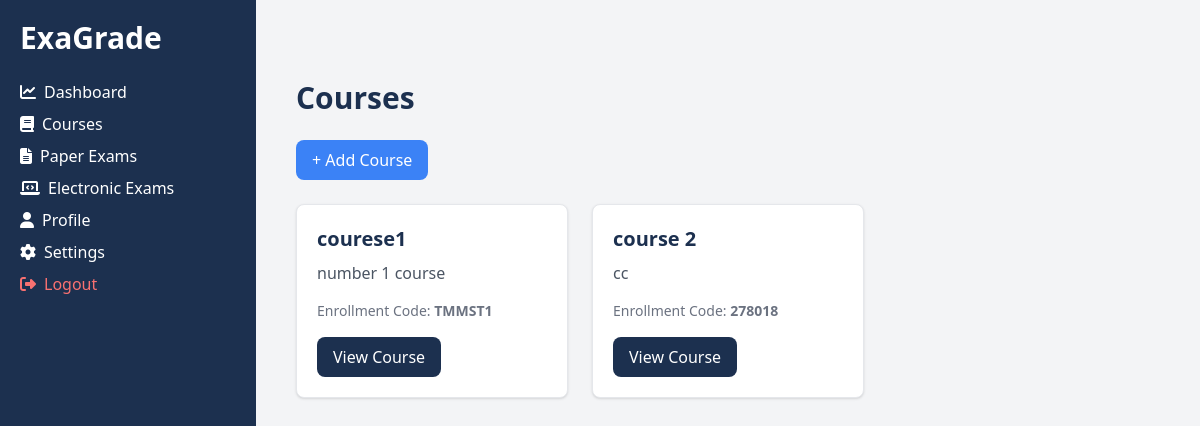
The page /courses/ (signed in) on the database as committed earlier.
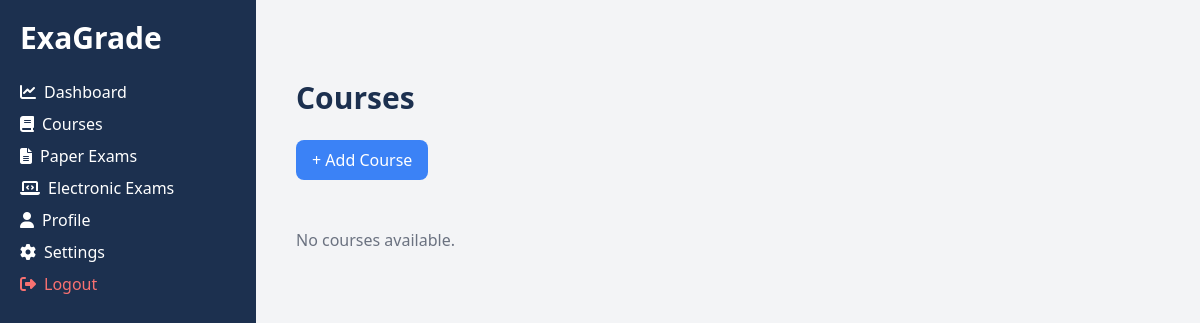
The same page on the database as committed later.
### courses/models.py (models this page shows, shortened)
class Course(models.Model):
    name = models.CharField(max_length=255)
    description = models.TextField(blank=True, null=True)
    instructor = models.ForeignKey(CustomUser, on_delete=models.CASCADE, related_name="courses")
    students = models.ManyToManyField(CustomUser, related_name="enrolled_courses", blank=True)
    course_code = models.CharField(max_length=6, unique=True, blank=True)  # Unique 6-digit code

### courses/views.py (the view)
# urls.py: path("", course_list, name="list"),
@login_required
def course_list(request):
    if request.user.is_instructor:
        courses = Course.objects.filter(instructor=request.user)
    else:
        courses = request.user.enrolled_courses.all()
    if request.method == "POST" and request.user.is_instructor:
        name = request.POST.get("name")
        description = request.POST.get("description")
        course_code = get_random_string(6).upper()
        Course.objects.create(name=name, description=description, instructor=request.user, course_code=course_code)
        return redirect("courses:list")
    return render(request, "courses/course_list.html", {"courses": courses})

### ExaGrade/courses/templates/courses/course_list.html (shortened to what this page needs)
{% extends 'base.html' %}
{% block content %}
<div class="max-w-6xl mx-auto mt-10">
    <h1 class="text-3xl font-bold text-[#1C304F] mb-6">Courses</h1>
    {% if user.is_instructor %}
        <button onclick="toggleModal('courseModal')" class="bg-blue-500 text-white px-4 py-2 rounded-lg hover:bg-blue-600">
            + Add Course
        </button>
    {% else %}
        <button onclick="toggleModal('enrollModal')" class="bg-green-500 text-white px-4 py-2 rounded-lg hover:bg-green-600">
            Enroll in Course
        </button>
    {% endif %}
    <div class="grid grid-cols-1 md:grid-cols-2 lg:grid-cols-3 gap-6 mt-6">
        {% for course in courses %}
            <div class="border rounded-lg p-5 shadow bg-white">
                <h2 class="text-xl font-bold text-[#1C304F]">{{ course.name }}</h2>
                <p class="text-gray-600 mt-2">{{ course.description }}</p>
                {% if user.is_instructor %}
                    <p class="text-sm text-gray-500 mt-4">Enrollment Code: <span class="font-bold">{{ course.course_code }}</span></p>
                {% endif %}
                <a href="{% url 'courses:detail' course.id %}"
                   class="mt-4 inline-block bg-[#1C304F] text-white px-4 py-2 rounded-lg hover:bg-[#14233D]">
                    View Course
                </a>
            </div>
        {% empty %}
            <p class="text-gray-500 mt-6">No courses available.</p>
        {% endfor %}
    </div>
</div>
{% endblock %}

Rows that differ between the two databases and show on the page:
removed Course: name "courese1", description "number 1 course", course_code "TMMST1"
removed Course: name "course 2", description "cc", course_code "278018"
Other text that changed with them:
text now shown: "No courses available."
